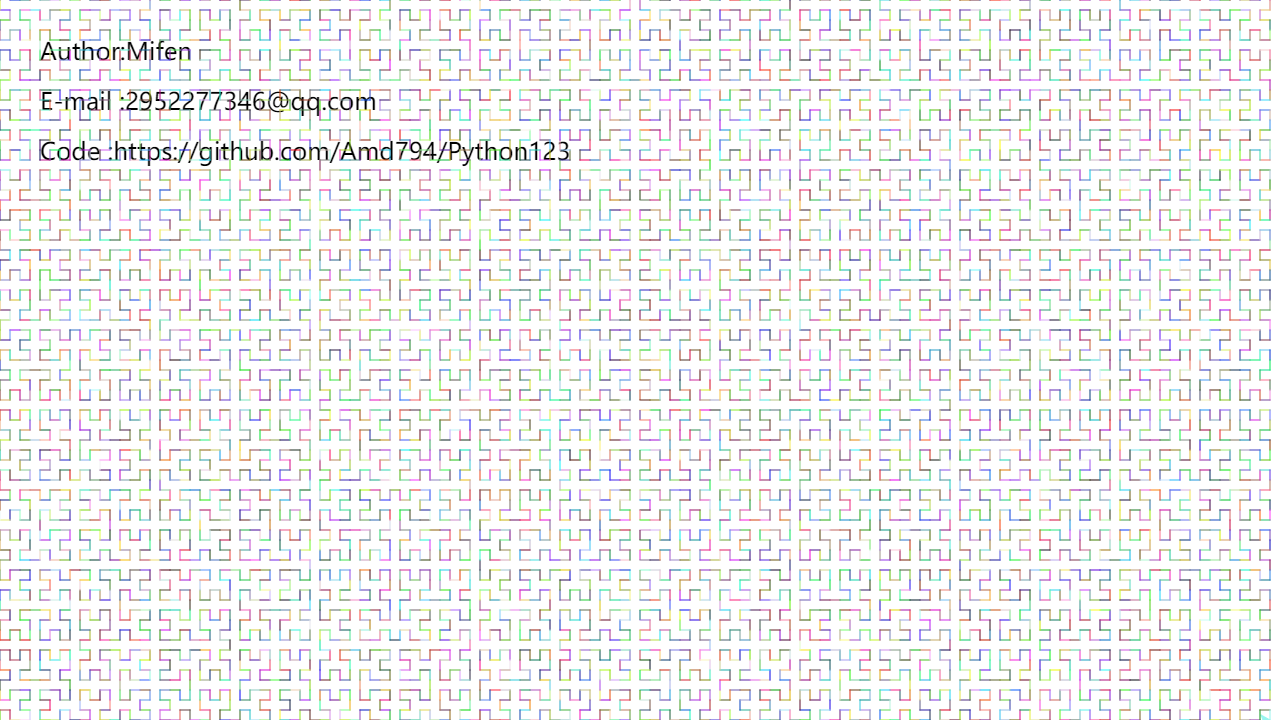

Write Python code to recreate this figure.
# -*- coding: utf-8 -*-
# Time    : 2019/4/5 22:12
# Author  : Mifen
# Email   : 2952277346@qq.com
# Github  : https://github.com/Amd794

from turtle import *
import random
length = 10
angle  = 90
setup(1280,720)
up()
color("#262626;")
goto(-600,300)
write('Author:Mifen',font=("微软雅黑", 18))
goto(-600,250)
write('E-mail :2952277346@qq.com',font=("微软雅黑", 18))
goto(-600, 200)
write('Code :https://github.com/Amd794/Python123', font=("微软雅黑", 18))
goto(-640,-360)
down()
def draw_path(path):
    for symbol in path:
        if symbol == 'f':
            colormode(255)
            color(random.randint(0,255),random.randint(0,255),random.randint(0,255))
            fd(length)
        elif symbol == '+':
            lt(angle)
        elif symbol == '-':
            rt(angle)

def apply_path(rules,path):
    lit = [x for x in path]
    for i in range(len(lit)):
        symbol = lit[i]
        if symbol == 'x':
            lit[i] = rules[symbol]
        elif symbol == 'y':
            lit[i] = rules[symbol]
    path = ''.join(lit)
    return path

rules = {
    'x':'+yf-xfx-fy+',
    'y':'-xf+yfy+fx-'
}
path = 'x'
speed(0)
for i in range(7):
    path = apply_path(rules,path)
draw_path(path)
done()
